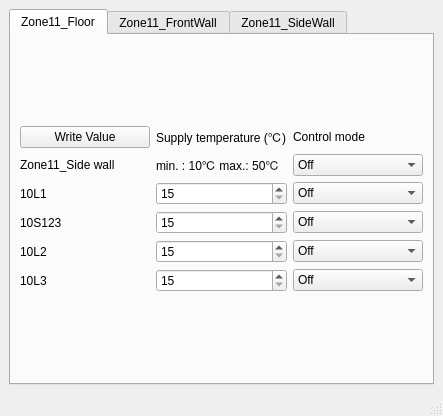
<?xml version="1.0" encoding="UTF-8"?>
<ui version="4.0">
 <class>MainWindow</class>
 <widget class="QMainWindow" name="MainWindow">
  <property name="enabled">
   <bool>true</bool>
  </property>
  <property name="geometry">
   <rect>
    <x>0</x>
    <y>0</y>
    <width>443</width>
    <height>416</height>
   </rect>
  </property>
  <property name="windowTitle">
   <string>MainWindow</string>
  </property>
  <property name="tabShape">
   <enum>QTabWidget::Rounded</enum>
  </property>
  <widget class="QWidget" name="centralwidget">
   <layout class="QGridLayout" name="gridLayout_3">
    <item row="0" column="0">
     <widget class="QTabWidget" name="tabWidget">
      <property name="currentIndex">
       <number>0</number>
      </property>
      <widget class="QWidget" name="tab_2">
       <attribute name="title">
        <string>Zone11_Floor</string>
       </attribute>
       <layout class="QGridLayout" name="gridLayout_4">
        <item row="0" column="0">
         <layout class="QGridLayout" name="Zone11_Floor">
          <item row="4" column="1">
           <widget class="QSpinBox" name="STset_10L2">
            <property name="minimum">
             <number>15</number>
            </property>
            <property name="maximum">
             <number>45</number>
            </property>
           </widget>
          </item>
          <item row="0" column="1">
           <widget class="QLabel" name="label_25">
            <property name="text">
             <string>Supply temperature (℃)</string>
            </property>
           </widget>
          </item>
          <item row="5" column="0">
           <widget class="QLabel" name="label_21">
            <property name="text">
             <string>10L3</string>
            </property>
           </widget>
          </item>
          <item row="0" column="2">
           <widget class="QLabel" name="label_22">
            <property name="text">
             <string>Control mode</string>
            </property>
           </widget>
          </item>
          <item row="3" column="0">
           <widget class="QLabel" name="label_26">
            <property name="text">
             <string>10S123</string>
            </property>
           </widget>
          </item>
          <item row="5" column="1">
           <widget class="QSpinBox" name="STset_10L3">
            <property name="minimum">
             <number>15</number>
            </property>
            <property name="maximum">
             <number>45</number>
            </property>
           </widget>
          </item>
          <item row="1" column="1">
           <widget class="QLabel" name="label_23">
            <property name="text">
             <string>min. : 10℃ max.: 50℃</string>
            </property>
           </widget>
          </item>
          <item row="2" column="0">
           <widget class="QLabel" name="label_24">
            <property name="text">
             <string>10L1</string>
            </property>
           </widget>
          </item>
          <item row="5" column="2">
           <widget class="QComboBox" name="CM_10L3">
            <item>
             <property name="text">
              <string comment="0">Off</string>
             </property>
            </item>
            <item>
             <property name="text">
              <string comment="1">Auto</string>
             </property>
            </item>
            <item>
             <property name="text">
              <string comment="10">Reset</string>
             </property>
            </item>
            <item>
             <property name="text">
              <string comment="20">Manual</string>
             </property>
            </item>
           </widget>
          </item>
          <item row="1" column="0">
           <widget class="QLabel" name="label_28">
            <property name="text">
             <string>Zone11_Side wall</string>
            </property>
           </widget>
          </item>
          <item row="2" column="1">
           <widget class="QSpinBox" name="STset_10L1">
            <property name="minimum">
             <number>15</number>
            </property>
            <property name="maximum">
             <number>45</number>
            </property>
           </widget>
          </item>
          <item row="2" column="2">
           <widget class="QComboBox" name="CM_10L1">
            <item>
             <property name="text">
              <string comment="0">Off</string>
             </property>
            </item>
            <item>
             <property name="text">
              <string comment="1">Auto</string>
             </property>
            </item>
            <item>
             <property name="text">
              <string comment="10">Reset</string>
             </property>
            </item>
            <item>
             <property name="text">
              <string comment="20">Manual</string>
             </property>
            </item>
           </widget>
          </item>
          <item row="1" column="2">
           <widget class="QComboBox" name="CM_10X1">
            <item>
             <property name="text">
              <string comment="0">Off</string>
             </property>
            </item>
            <item>
             <property name="text">
              <string comment="1">Auto</string>
             </property>
            </item>
            <item>
             <property name="text">
              <string comment="10">Reset</string>
             </property>
            </item>
            <item>
             <property name="text">
              <string comment="20">Manual</string>
             </property>
            </item>
           </widget>
          </item>
          <item row="3" column="1">
           <widget class="QSpinBox" name="STset_10S123">
            <property name="minimum">
             <number>15</number>
            </property>
            <property name="maximum">
             <number>45</number>
            </property>
           </widget>
          </item>
          <item row="4" column="2">
           <widget class="QComboBox" name="CM_10L2">
            <item>
             <property name="text">
              <string comment="0">Off</string>
             </property>
            </item>
            <item>
             <property name="text">
              <string comment="1">Auto</string>
             </property>
            </item>
            <item>
             <property name="text">
              <string comment="10">Reset</string>
             </property>
            </item>
            <item>
             <property name="text">
              <string comment="20">Manual</string>
             </property>
            </item>
           </widget>
          </item>
          <item row="3" column="2">
           <widget class="QComboBox" name="CM_10S123">
            <item>
             <property name="text">
              <string comment="0">Off</string>
             </property>
            </item>
            <item>
             <property name="text">
              <string comment="1">Auto</string>
             </property>
            </item>
            <item>
             <property name="text">
              <string comment="10">Reset</string>
             </property>
            </item>
            <item>
             <property name="text">
              <string comment="20">Manual</string>
             </property>
            </item>
           </widget>
          </item>
          <item row="4" column="0">
           <widget class="QLabel" name="label_20">
            <property name="text">
             <string>10L2</string>
            </property>
           </widget>
          </item>
          <item row="0" column="0">
           <widget class="QPushButton" name="bt_write_floor">
            <property name="text">
             <string>Write Value</string>
            </property>
           </widget>
          </item>
         </layout>
        </item>
       </layout>
      </widget>
      <widget class="QWidget" name="tab">
       <attribute name="title">
        <string>Zone11_FrontWall</string>
       </attribute>
       <layout class="QGridLayout" name="gridLayout">
        <item row="0" column="0">
         <layout class="QGridLayout" name="Zone11_FW">
          <item row="6" column="2">
           <widget class="QComboBox" name="CM_1150">
            <item>
             <property name="text">
              <string comment="0">Off</string>
             </property>
            </item>
            <item>
             <property name="text">
              <string comment="1">Auto</string>
             </property>
            </item>
            <item>
             <property name="text">
              <string comment="10">Reset</string>
             </property>
            </item>
            <item>
             <property name="text">
              <string comment="20">Manual</string>
             </property>
            </item>
           </widget>
          </item>
          <item row="2" column="2">
           <widget class="QComboBox" name="CM_1110">
            <item>
             <property name="text">
              <string comment="0">Off</string>
             </property>
            </item>
            <item>
             <property name="text">
              <string comment="1">Auto</string>
             </property>
            </item>
            <item>
             <property name="text">
              <string comment="10">Reset</string>
             </property>
            </item>
            <item>
             <property name="text">
              <string comment="20">Manual</string>
             </property>
            </item>
           </widget>
          </item>
          <item row="0" column="2">
           <widget class="QLabel" name="label_4">
            <property name="text">
             <string>Control mode</string>
            </property>
           </widget>
          </item>
          <item row="4" column="2">
           <widget class="QComboBox" name="CM_1130">
            <item>
             <property name="text">
              <string comment="0">Off</string>
             </property>
            </item>
            <item>
             <property name="text">
              <string comment="1">Auto</string>
             </property>
            </item>
            <item>
             <property name="text">
              <string comment="10">Reset</string>
             </property>
            </item>
            <item>
             <property name="text">
              <string comment="20">Manual</string>
             </property>
            </item>
           </widget>
          </item>
          <item row="0" column="1">
           <widget class="QLabel" name="label_3">
            <property name="text">
             <string>Supply temperature (℃)</string>
            </property>
           </widget>
          </item>
          <item row="5" column="2">
           <widget class="QComboBox" name="CM_1140">
            <item>
             <property name="text">
              <string comment="0">Off</string>
             </property>
            </item>
            <item>
             <property name="text">
              <string comment="1">Auto</string>
             </property>
            </item>
            <item>
             <property name="text">
              <string comment="10">Reset</string>
             </property>
            </item>
            <item>
             <property name="text">
              <string comment="20">Manual</string>
             </property>
            </item>
           </widget>
          </item>
          <item row="1" column="1">
           <widget class="QLabel" name="label_2">
            <property name="text">
             <string>min. : 10℃ max.: 50℃</string>
            </property>
           </widget>
          </item>
          <item row="3" column="2">
           <widget class="QComboBox" name="CM_1120">
            <item>
             <property name="text">
              <string comment="0">Off</string>
             </property>
            </item>
            <item>
             <property name="text">
              <string comment="1">Auto</string>
             </property>
            </item>
            <item>
             <property name="text">
              <string comment="10">Reset</string>
             </property>
            </item>
            <item>
             <property name="text">
              <string comment="20">Manual</string>
             </property>
            </item>
           </widget>
          </item>
          <item row="7" column="2">
           <widget class="QComboBox" name="CM_1160">
            <item>
             <property name="text">
              <string comment="0">Off</string>
             </property>
            </item>
            <item>
             <property name="text">
              <string comment="1">Auto</string>
             </property>
            </item>
            <item>
             <property name="text">
              <string comment="10">Reset</string>
             </property>
            </item>
            <item>
             <property name="text">
              <string comment="20">Manual</string>
             </property>
            </item>
           </widget>
          </item>
          <item row="1" column="2">
           <widget class="QComboBox" name="CM_11XX">
            <item>
             <property name="text">
              <string comment="0">Off</string>
             </property>
            </item>
            <item>
             <property name="text">
              <string comment="1">Auto</string>
             </property>
            </item>
            <item>
             <property name="text">
              <string comment="10">Reset</string>
             </property>
            </item>
            <item>
             <property name="text">
              <string comment="20">Manual</string>
             </property>
            </item>
           </widget>
          </item>
          <item row="2" column="0">
           <widget class="QLabel" name="label_5">
            <property name="text">
             <string>1110</string>
            </property>
           </widget>
          </item>
          <item row="3" column="0">
           <widget class="QLabel" name="label_6">
            <property name="text">
             <string>1120</string>
            </property>
           </widget>
          </item>
          <item row="4" column="0">
           <widget class="QLabel" name="label_7">
            <property name="text">
             <string>1130</string>
            </property>
           </widget>
          </item>
          <item row="5" column="0">
           <widget class="QLabel" name="label_8">
            <property name="text">
             <string>1140</string>
            </property>
           </widget>
          </item>
          <item row="6" column="0">
           <widget class="QLabel" name="label_9">
            <property name="text">
             <string>1150</string>
            </property>
           </widget>
          </item>
          <item row="7" column="0">
           <widget class="QLabel" name="label_10">
            <property name="text">
             <string>1160</string>
            </property>
           </widget>
          </item>
          <item row="2" column="1">
           <widget class="QSpinBox" name="STset_1110">
            <property name="minimum">
             <number>15</number>
            </property>
            <property name="maximum">
             <number>45</number>
            </property>
           </widget>
          </item>
          <item row="3" column="1">
           <widget class="QSpinBox" name="STset_1120">
            <property name="minimum">
             <number>15</number>
            </property>
            <property name="maximum">
             <number>45</number>
            </property>
           </widget>
          </item>
          <item row="4" column="1">
           <widget class="QSpinBox" name="STset_1130">
            <property name="minimum">
             <number>15</number>
            </property>
            <property name="maximum">
             <number>45</number>
            </property>
           </widget>
          </item>
          <item row="5" column="1">
           <widget class="QSpinBox" name="STset_1140">
            <property name="minimum">
             <number>15</number>
            </property>
            <property name="maximum">
             <number>45</number>
            </property>
           </widget>
          </item>
          <item row="6" column="1">
           <widget class="QSpinBox" name="STset_1150">
            <property name="minimum">
             <number>15</number>
            </property>
            <property name="maximum">
             <number>45</number>
            </property>
           </widget>
          </item>
          <item row="7" column="1">
           <widget class="QSpinBox" name="STset_1160">
            <property name="minimum">
             <number>15</number>
            </property>
            <property name="maximum">
             <number>45</number>
            </property>
           </widget>
          </item>
          <item row="1" column="0">
           <widget class="QLabel" name="label">
            <property name="text">
             <string>Zone11_Front wall</string>
            </property>
           </widget>
          </item>
          <item row="0" column="0">
           <widget class="QPushButton" name="bt_write_frontwall">
            <property name="text">
             <string>Write Value</string>
            </property>
           </widget>
          </item>
         </layout>
        </item>
       </layout>
      </widget>
      <widget class="QWidget" name="tab_3">
       <attribute name="title">
        <string>Zone11_SideWall</string>
       </attribute>
       <layout class="QGridLayout" name="gridLayout_2">
        <item row="0" column="0">
         <layout class="QGridLayout" name="Zone11_SW">
          <item row="4" column="0">
           <widget class="QLabel" name="label_17">
            <property name="text">
             <string>123A</string>
            </property>
           </widget>
          </item>
          <item row="4" column="1">
           <widget class="QSpinBox" name="STset_123A">
            <property name="minimum">
             <number>15</number>
            </property>
            <property name="maximum">
             <number>45</number>
            </property>
           </widget>
          </item>
          <item row="6" column="2">
           <widget class="QComboBox" name="CM_125A">
            <item>
             <property name="text">
              <string comment="0">Off</string>
             </property>
            </item>
            <item>
             <property name="text">
              <string comment="1">Auto</string>
             </property>
            </item>
            <item>
             <property name="text">
              <string comment="10">Reset</string>
             </property>
            </item>
            <item>
             <property name="text">
              <string comment="20">Manual</string>
             </property>
            </item>
           </widget>
          </item>
          <item row="2" column="1">
           <widget class="QSpinBox" name="STset_121A">
            <property name="minimum">
             <number>15</number>
            </property>
            <property name="maximum">
             <number>45</number>
            </property>
           </widget>
          </item>
          <item row="5" column="0">
           <widget class="QLabel" name="label_18">
            <property name="text">
             <string>124A</string>
            </property>
           </widget>
          </item>
          <item row="0" column="2">
           <widget class="QLabel" name="label_11">
            <property name="text">
             <string>Control mode</string>
            </property>
           </widget>
          </item>
          <item row="1" column="1">
           <widget class="QLabel" name="label_13">
            <property name="text">
             <string>min. : 10℃ max.: 50℃</string>
            </property>
           </widget>
          </item>
          <item row="3" column="1">
           <widget class="QSpinBox" name="STset_122A">
            <property name="minimum">
             <number>15</number>
            </property>
            <property name="maximum">
             <number>45</number>
            </property>
           </widget>
          </item>
          <item row="2" column="2">
           <widget class="QComboBox" name="CM_121A">
            <item>
             <property name="text">
              <string comment="0">Off</string>
             </property>
            </item>
            <item>
             <property name="text">
              <string comment="1">Auto</string>
             </property>
            </item>
            <item>
             <property name="text">
              <string comment="10">Reset</string>
             </property>
            </item>
            <item>
             <property name="text">
              <string comment="20">Manual</string>
             </property>
            </item>
           </widget>
          </item>
          <item row="2" column="0">
           <widget class="QLabel" name="label_15">
            <property name="text">
             <string>121A</string>
            </property>
           </widget>
          </item>
          <item row="5" column="1">
           <widget class="QSpinBox" name="STset_124A">
            <property name="minimum">
             <number>15</number>
            </property>
            <property name="maximum">
             <number>45</number>
            </property>
           </widget>
          </item>
          <item row="0" column="1">
           <widget class="QLabel" name="label_12">
            <property name="text">
             <string>Supply temperature (℃)</string>
            </property>
           </widget>
          </item>
          <item row="6" column="1">
           <widget class="QSpinBox" name="STset_125A">
            <property name="minimum">
             <number>15</number>
            </property>
            <property name="maximum">
             <number>45</number>
            </property>
           </widget>
          </item>
          <item row="4" column="2">
           <widget class="QComboBox" name="CM_123A">
            <item>
             <property name="text">
              <string comment="0">Off</string>
             </property>
            </item>
            <item>
             <property name="text">
              <string comment="1">Auto</string>
             </property>
            </item>
            <item>
             <property name="text">
              <string comment="10">Reset</string>
             </property>
            </item>
            <item>
             <property name="text">
              <string comment="20">Manual</string>
             </property>
            </item>
           </widget>
          </item>
          <item row="1" column="2">
           <widget class="QComboBox" name="CM_12XA">
            <item>
             <property name="text">
              <string comment="0">Off</string>
             </property>
            </item>
            <item>
             <property name="text">
              <string comment="1">Auto</string>
             </property>
            </item>
            <item>
             <property name="text">
              <string comment="10">Reset</string>
             </property>
            </item>
            <item>
             <property name="text">
              <string comment="20">Manual</string>
             </property>
            </item>
           </widget>
          </item>
          <item row="3" column="0">
           <widget class="QLabel" name="label_16">
            <property name="text">
             <string>122A</string>
            </property>
           </widget>
          </item>
          <item row="6" column="0">
           <widget class="QLabel" name="label_19">
            <property name="text">
             <string>125A</string>
            </property>
           </widget>
          </item>
          <item row="5" column="2">
           <widget class="QComboBox" name="CM_124A">
            <item>
             <property name="text">
              <string comment="0">Off</string>
             </property>
            </item>
            <item>
             <property name="text">
              <string comment="1">Auto</string>
             </property>
            </item>
            <item>
             <property name="text">
              <string comment="10">Reset</string>
             </property>
            </item>
            <item>
             <property name="text">
              <string comment="20">Manual</string>
             </property>
            </item>
           </widget>
          </item>
          <item row="3" column="2">
           <widget class="QComboBox" name="CM_122A">
            <item>
             <property name="text">
              <string comment="0">Off</string>
             </property>
            </item>
            <item>
             <property name="text">
              <string comment="1">Auto</string>
             </property>
            </item>
            <item>
             <property name="text">
              <string comment="10">Reset</string>
             </property>
            </item>
            <item>
             <property name="text">
              <string comment="20">Manual</string>
             </property>
            </item>
           </widget>
          </item>
          <item row="1" column="0">
           <widget class="QLabel" name="label_14">
            <property name="text">
             <string>Zone11_Side wall</string>
            </property>
           </widget>
          </item>
          <item row="0" column="0">
           <widget class="QPushButton" name="bt_write_sidewall">
            <property name="text">
             <string>Write Value</string>
            </property>
           </widget>
          </item>
         </layout>
        </item>
       </layout>
      </widget>
     </widget>
    </item>
   </layout>
  </widget>
  <widget class="QMenuBar" name="menubar">
   <property name="geometry">
    <rect>
     <x>0</x>
     <y>0</y>
     <width>443</width>
     <height>24</height>
    </rect>
   </property>
  </widget>
  <widget class="QStatusBar" name="statusbar"/>
 </widget>
 <resources/>
 <connections/>
</ui>
